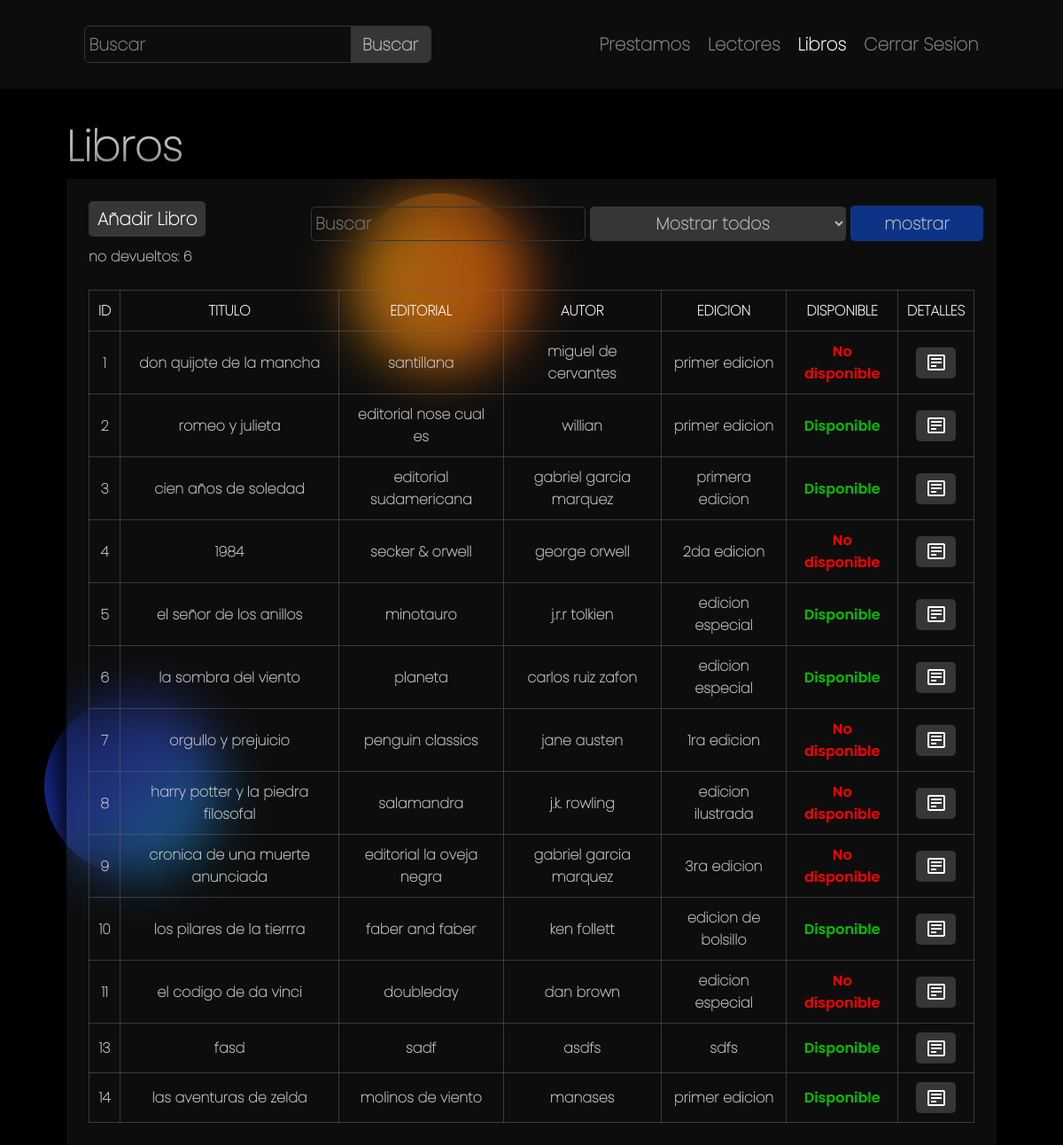
The page /books/home/ (signed in) on the database its author committed.
### app/models.py (models this page shows)
class Books(models.Model):
    titulo = models.CharField(max_length=40)
    editorial = models.CharField(max_length=100)
    autor = models.CharField(max_length=30)
    fechaEntrada = models.DateField(null=True, blank=True)
    tipoAdquisicion = models.CharField(max_length=40)
    edicion = models.CharField(max_length=40)
    disponible = models.BooleanField(default=True)
    def __str__(self):
        return f'{self.titulo}'

### app/views.py (the view)
# urls.py: path('books/home/', views.books, name='books'),
@never_cache
@login_required
def books(request):
    filtro = request.GET.get('libros')
    if filtro == 'devueltos':
        allBooks = Books.objects.filter(Q(disponible__exact=True)).distinct()
    elif filtro == 'noDevueltos':
        allBooks = Books.objects.filter(Q(disponible__exact=False)).distinct()
    else:
        allBooks = Books.objects.all().distinct()
    if peticion := request.GET.get('search'):
        allBooks = Books.objects.filter(
        Q(titulo__icontains=peticion)).distinct()
    elif peticionFilter := request.GET.get('search_filter'):
        allBooks = Books.objects.filter(
        Q(titulo__icontains=peticionFilter, disponible__exact=True if filtro == 'devueltos' else False)).distinct()
    noDevueltos = Loans.objects.filter(Q(estado__exact=True))
    return shortcuts.render(request, 'books/books.html', {'books': allBooks, 'title': 'Libros', 'noDevueltos': noDevueltos})

### app/templates/books/books.html (shortened to what this page needs)
{% extends 'base/base.html' %}
{% block content %}
    {% load static %}
    <header>
        {% include 'base/menu.html' %}
    </header>
    <main>
        <h1 class="title-page">Libros</h1>
        <section class="container background_filter">
            <div class="space-between ">
                <div class="leyenda">
                    <a href="{% url 'addBook' %}" class="ctaAdd">Añadir Libro</a>
                    <div class="leyenda-leyenda">
                        <label for="" class="" >no devueltos: {{noDevueltos.count}} </label>
                    </div>
                </div>
                <form action="" class="center-items align-end">
                    <input type="text" name="search_filter" placeholder="Buscar" value="{{ request.GET.search_filter }}" class="search-box__input-filter">
                    <select name="libros" class="style-select" id="">
                        <option value="todos">Mostrar todos</option>
                    </select>
                    <button class="color-update container-form__button">mostrar</button>
                </form>
            </div>
            <table class="position-relative">
                <thead>
                    <tr>
                        <th>ID</th>
                        <th>titulo</th>
                        <th>editorial</th>
                        <th>autor</th>
                        <th>edicion</th>
                        <th>disponible</th>
                        <th>detalles</th>
                    </tr>
                </thead>
                <tbody>
                    {% for book in books %}
                    <tr class="row">
                        <td class="content-list">{{book.id}}</td>
                        <td class="content-list">{{book}}</td>
                        <td class="content-list">{{book.editorial}}</td>
                        <td class="content-list">{{book.autor}}</td>
                        <td class="content-list">{{book.edicion}}</td>
                        {% if book.disponible %}
                        <td class="content-list">
                            <span class="libro-disponible">Disponible</span>
                        </td>
                        <td class="content-list">
                            <div class="center-items">
                                <a href="{% url 'bookDetails' book.id %}" class="ctaImg">
                                    <img src="{% static 'img/details.svg' %}" alt="" srcset="">
                                </a>
                            </div>
                        </td>
                    {% else %}
                        <td class="content-list">
                            <span class="error">No disponible</span>
                        </td>
                        <td class="content-list">
                            <div class="center-items">
                                <a href="{% url 'bookDetails' book.id %}" class="ctaImg">
                                    <img src="{% static 'img/details.svg' %}" alt="" srcset="">
                                </a>
                            </div>
                        </td>
                    {% endif %}
                    </tr>
                    {% endfor %}
                    </tbody>
            </table>
        </section>
    </main>
{% endblock content %}

### app/static/css/base.css (style rules this page uses)
* { margin: 0; padding: 0; color: var(--color-text) }
body { height: 100vh; background-color: #000000; font-family: thin; font-weight: 600; }
:root { --button-color-hover: rgb(49, 49, 49); --button-color: rgb(54, 54, 54); --color-text: rgb(187, 187, 187); --color-inputs-items:rgb(129, 129, 129); --color-background: rgba(35, 35, 35, 0.395); --color-table:rgba(105, 105, 105, 0.486); }
.style-select { background: var(--button-color); border: none; border-radius: 5px; font-size: 1rem; padding: 5px 10px; font-family: thin; font-size: 1.2rem; font-weight: 600; text-align: center; outline: none; }
.error { color: red; position: inline-block; justify-self: center; font-family: semiBold; }
.libro-disponible { color: rgb(0, 192, 0); position: inline-block; justify-self: center; font-family: semiBold; }
.container-form__button { height: 40px; width: 150px; margin: 0; font-size: 1.2em; color: var(--color-text); font-family: thin; font-weight: 600; border: none; border-radius: 5px; cursor: pointer; background: var(--button-color); transition: all 100ms; }
.background_filter { background: var(--color-background); backdrop-filter: blur(30px); box-shadow: 0 0 30px 10px black; }
header { position: sticky; top: 0; height: 100px; width: 100%; display: flex; align-items: center; justify-content: space-around; background: var(--color-background); backdrop-filter: blur(30px); margin-bottom: 30px; box-shadow: 0 0 30px 10px black; z-index: 4; }
.title-page { width: 60%; text-align: start; font-family: thin; font-weight: 600; color:var(--color-text); font-size: 3rem; }
main { position: relative; z-index: 1; margin:auto; width: 75%; min-width: 1050px; }
.container { display: grid; margin: auto; }
.ctaAdd { margin: 25px 0 0 25px; display: inline-block; justify-self: start; text-decoration: none; border-radius: 5px; color:white; font-size: 20px; background: var(--button-color); backdrop-filter: blur(3px); padding: 5px 10px; transition: .2s; }
table { padding: 20px 30px; table-layout: fixed; border-collapse: collapse; border: 1.5px solid var(--color-table); margin: 25px 25px; }
th { color: white; text-transform: uppercase; text-align: center; padding: 10px; border: solid 1px rgba(105, 105, 105, 0.486); }
.content-list { color: rgb(199, 199, 199); text-align: center; padding: 10px; border: solid 1px var(--color-table); }
.row { transition: opacity .2s ease; }
.ctaImg { margin: 0; display: grid; place-items: center; width: 25px; padding: 5.5px 10px; border-radius: 5px; background: var(--button-color); backdrop-filter: blur(3px); transition: .2s; }
.search-box__input-filter { border:solid var(--button-color) 1px; border-radius: 5px; width: 300px; outline: none; font-size: 1.2em; font-family: thin; font-weight: 600; transition: color .5s; background: transparent; color:var(--color-inputs-items); padding: 4px 4px; }
.align-end { padding: 15px 15px; display: flex; align-items: center; justify-content: end; }
.space-between { display: flex; align-items: center; justify-content: space-between }
.color-update { background: #0c3386; }
.center-items { display: flex; align-items: center; justify-content: center; gap: 5px; }
.leyenda { display: flex; flex-direction: column; gap: 10px; }
.leyenda-leyenda { display:flex; align-items: end; margin-left: 25px; }

### rows shown on the page
Books: id "1", titulo "don quijote de la mancha", editorial "santillana", autor "miguel de cervantes", edicion "primer edicion"
Books: id "2", titulo "romeo y julieta", editorial "editorial nose cual es", autor "willian", edicion "primer edicion"
Books: id "3", titulo "cien años de soledad", editorial "editorial sudamericana", autor "gabriel garcia marquez", edicion "primera edicion"
Books: id "4", titulo "1984", editorial "secker & orwell", autor "george orwell", edicion "2da edicion"
Books: id "5", titulo "el señor de los anillos", editorial "minotauro", autor "j.r.r tolkien", edicion "edicion especial"
Books: id "6", titulo "la sombra del viento", editorial "planeta", autor "carlos ruiz zafon", edicion "edicion especial"
Books: id "7", titulo "orgullo y prejuicio", editorial "penguin classics", autor "jane austen", edicion "1ra edicion"
Books: id "8", titulo "harry potter y la piedra filosofal", editorial "salamandra", autor "j.k. rowling", edicion "edicion ilustrada"
Books: id "9", titulo "cronica de una muerte anunciada", editorial "editorial la oveja negra", autor "gabriel garcia marquez", edicion "3ra edicion"
Books: id "10", titulo "los pilares de la tierrra", editorial "faber and faber", autor "ken follett", edicion "edicion de bolsillo"
Books: id "11", titulo "el codigo de da vinci", editorial "doubleday", autor "dan brown", edicion "edicion especial"
Books: id "13", titulo "fasd", editorial "sadf", autor "asdfs", edicion "sdfs"
Books: id "14", titulo "las aventuras de zelda", editorial "molinos de viento", autor "manases", edicion "primer edicion"

### other values the page prints
{{ noDevueltos.count }} "6"
